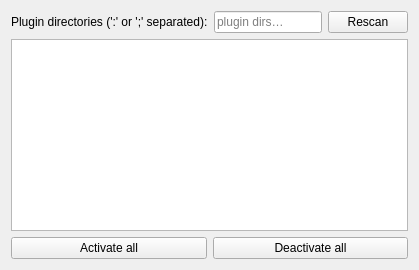
<?xml version="1.0" encoding="UTF-8"?>
<ui version="4.0">
 <class>PluginPanel</class>
 <widget class="QWidget" name="PluginPanel">
  <property name="windowTitle"><string>Plugins</string></property>
  <layout class="QVBoxLayout" name="verticalLayout">
   <item>
    <layout class="QHBoxLayout" name="dirsLayout">
         <item>
      <widget class="QLabel" name="dirsLabel">
       <property name="text">
        <string>Plugin directories (':' or ';' separated):</string>
       </property>
      </widget>
     </item>
     <item><widget class="QLineEdit" name="dirsEdit"><property name="placeholderText"><string>plugin dirs…</string></property></widget></item>
     <item><widget class="QPushButton" name="rescanButton"><property name="text"><string>Rescan</string></property></widget></item>
    </layout>
   </item>
   <item>
    <widget class="QTableWidget" name="pluginsTable"/>
   </item>
   <item>
    <layout class="QHBoxLayout" name="buttonsLayout">
     <item><widget class="QPushButton" name="activateAllButton"><property name="text"><string>Activate all</string></property></widget></item>
     <item><widget class="QPushButton" name="deactivateAllButton"><property name="text"><string>Deactivate all</string></property></widget></item>
    </layout>
   </item>
  </layout>
 </widget>
 <resources/>
 <connections/>
</ui>
